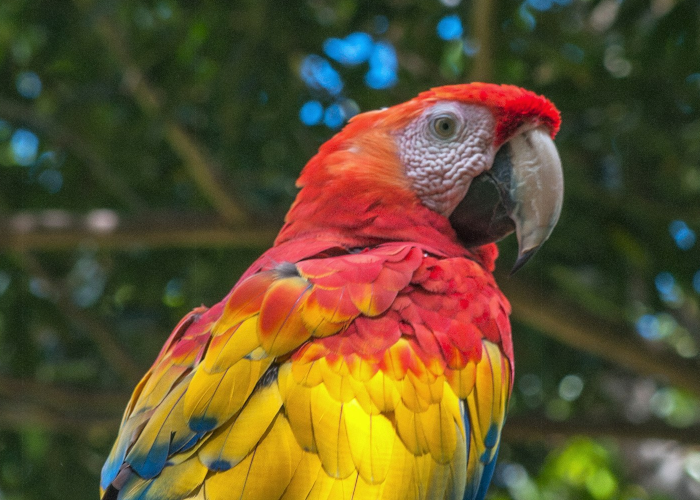
#> input picture cs2/images/bird.png, 700 x 500 px, found by its file name
$ python solved.py
#> lines starting #> are read from the running program, lines starting #| are printed output that depends on the picture
# Invert the colors for each pixel in an image

from PIL import Image

# Load input image
im = Image.open("bird.png")
#> im is the input picture: PIL image 700x500 RGB; mean R, G, B 96.4, 80.7, 46.3

# Make blank output image with same dimension as the original
output = Image.new(im.mode, (im.width, im.height))
#> output: PIL image 700x500 RGB; every value is 0

for y in range(im.height):
    for x in range(im.width):
        (r, g, b) = im.getpixel((x, y))

        r = 255 - r
        g = 255 - g
        b = 255 - b

        output.putpixel((x, y), (r, g, b))
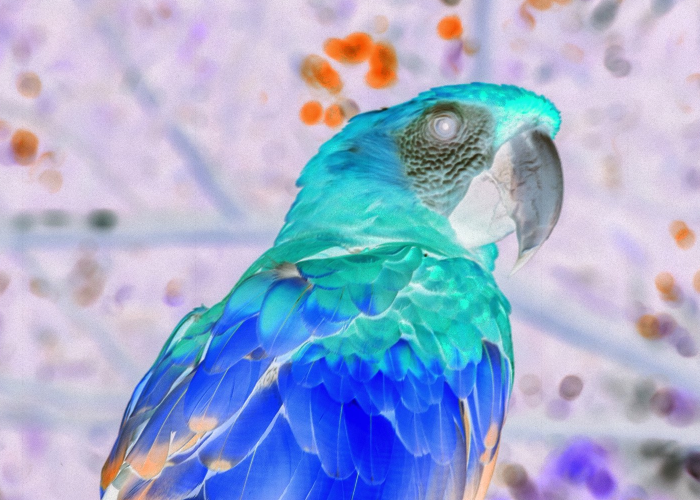
#> output: PIL image 700x500 RGB; mean R, G, B 158.6, 174.3, 208.7

# Save output image
output.save("inverted.png")

$ run again, with cs2/images/dali.png copied over cs2/images/bird.png
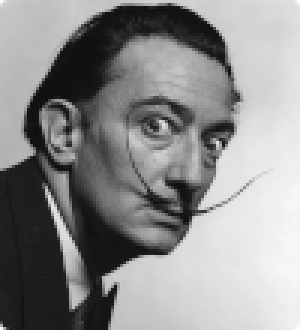
#> input picture cs2/images/dali.png, 100 x 110 px, found by its file name (shown 3 times larger)
#> im is the input picture: PIL image 100x110 RGB; mean R, G, B 140.8, 140.8, 140.8
#> after the loop `for y in range(im.height):`:
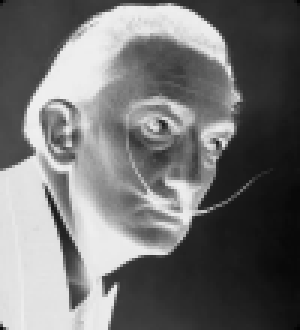
#> output: PIL image 100x110 RGB (shown 3 times larger); mean R, G, B 114.2, 114.2, 114.2
